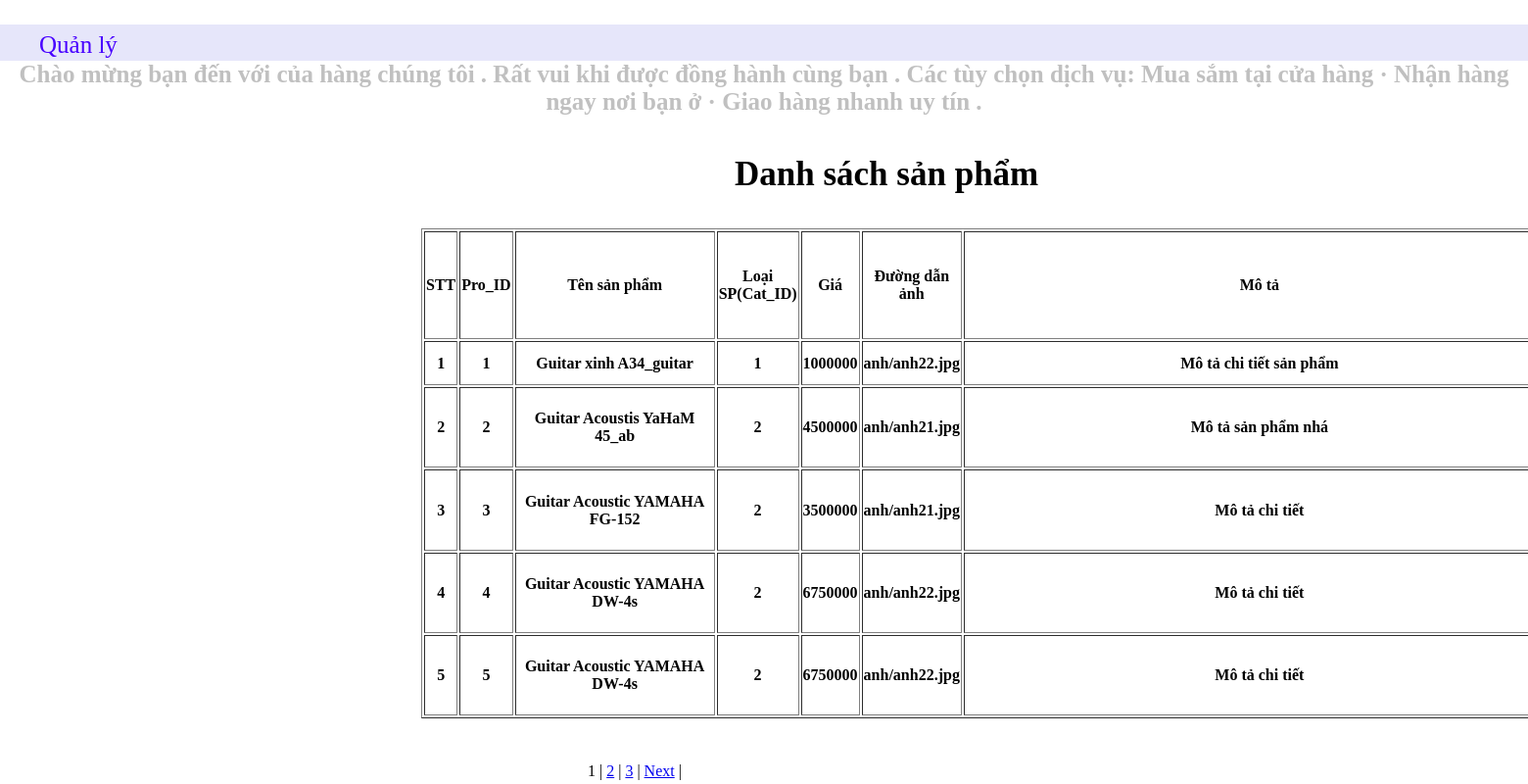
The page /View/admin/pages/Sanpham.php on the database its author committed.
### tables this page shows
CREATE TABLE `tbl_product` (
  `pro_id` int(11) NOT NULL,
  `pro_name` varchar(200) NOT NULL,
  `cat_id` int(11) NOT NULL,
  `price` int(11) NOT NULL,
  `image` varchar(200) NOT NULL,
  `description` text NOT NULL
);

### View/admin/pages/Sanpham.php (the view, shortened to what this page needs)
<!DOCTYPE html>
<html>
	<head>
	</head>
	<body>
		<div id="menu-top">
			<ul>
				<li>
					<a style="margin-top:7px;" href="">
						Quản lý
					</a>
				</li>
			</ul>
		</div>
		<div id="chu-chay">
			<marquee>Chào mừng bạn đến với của hàng chúng tôi . Rất vui khi được đồng hành cùng bạn . Các tùy chọn dịch vụ: Mua sắm tại cửa hàng · Nhận hàng ngay nơi bạn ở · Giao hàng nhanh uy tín .</marquee>
		</div>
		<div id="main">
			<h3 style="margin-left: 750px; font-size: 35px;">Danh sách sản phẩm</h3>
			<table border ="1px" style="width:350px;height: 500px;" >
			 	<tr >
			 		<th >
			 			STT
			 		</th>
			 		<th>
			 			Pro_ID
			 		</th>
			 		<th>
			 			<p style="width: 200px;">
			 				Tên sản phẩm
			 			</p>
			 		</th >
			 		<th>
			 			Loại SP(Cat_ID)
			 		</th>
			 		<th >
			 			Giá
			 		</th>
			 		<th >
			 			Đường dẫn ảnh
			 		</th>
			 		<th  >
			 			<p style="width: 600px;">
			 				Mô tả
			 			</p>
			 		</th>
			 	</tr>
			 	<?php
			 	$conn = mysqli_connect("localhost","root","","danguitar");
			 	$kq = mysqli_query($conn, 'select count(pro_id) as total from tbl_product');
			 	$rs = mysqli_fetch_assoc($kq);
			 	$total_records = $rs['total'];
			 	$current_page = isset($_GET['page']) ? $_GET['page'] : 1;
			 	$limit = 5;
			 	$total_page = ceil($total_records / $limit);
			 	$start = ($current_page - 1) * $limit;
			 	$kq = mysqli_query($conn, "SELECT * FROM tbl_product LIMIT $start, $limit");
			 	$i = 1;
			 	while ($rs = mysqli_fetch_assoc($kq)) {
			 		echo "<tr>";
			 		echo "<th>".$i."</td>";
			 		echo "<th>".$rs["pro_id"]."</td>";
			 		echo "<th>".$rs["pro_name"]."</td>";
			 		echo "<th>".$rs["cat_id"]."</td>";
			 		echo "<th>".$rs["price"]."</td>";
			 		echo "<th>".$rs["image"]."</td>";
			 		echo "<th>".$rs["description"]."</td>";
			 		echo "</tr>";
			 		$i++;
			 	}
			 	?>
			</table>
		</div>
		<div id="phantranghh">
			<?php
				for ($i = 1; $i <= $total_page; $i++){
					if ($i == $current_page){
						echo '<span>'.$i.'</span> | ';
					}
					else{
						echo '<a href="Sanpham.php?page='.$i.'">'.$i.'</a> | ';
					}
				}
				if ($current_page < $total_page && $total_page > 1){
					echo '<a href="Sanpham.php?page='.($current_page+1).'">Next</a> | ';
				}
			?>
		</div>
	</body>
</html>

### View/admin/pages/Sanpham.php (style rules this page uses)
body { width: 100%; margin: 0px auto; background: url(../../../anh/anhql.jpg); }
#menu-top { height: 40px; background:#E6E6FA; font-size:25px ; }
#menu-top ul li { list-style: none; float: left; }
#menu-top ul li a { text-decoration: none; display: block; color: #4800FF; }
#chu-chay { width: 100%; color:#C0C0C0; font-size: 25px; font-weight: bold; background: white; margin-top: -3.4px; text-align: center; }
#main { width: 1200px; height: 600px; }
#main h3 { margin-left: 600px; margin-top: 40px; }
#main table { margin-left: 430px; margin-top: 30px; }
#phantranghh { margin-left: 600px; margin-top: 20px; }

### rows shown on the page
tbl_product: pro_id "1", pro_name "Guitar xinh A34_guitar", cat "1", price "1000000", image "anh/anh22.jpg", description "Mô tả chi tiết sản phẩm"
tbl_product: pro_id "2", pro_name "Guitar Acoustis YaHaM 45_ab", cat "2", price "4500000", image "anh/anh21.jpg", description "Mô tả sản phẩm nhá"
tbl_product: pro_id "3", pro_name "Guitar Acoustic YAMAHA FG-152", cat "2", price "3500000", image "anh/anh21.jpg", description "Mô tả chi tiết"
tbl_product: pro_id "4", pro_name "Guitar Acoustic YAMAHA DW-4s", cat "2", price "6750000", image "anh/anh22.jpg", description "Mô tả chi tiết"
tbl_product: pro_id "5", pro_name "Guitar Acoustic YAMAHA DW-4s", cat "2", price "6750000", image "anh/anh22.jpg", description "Mô tả chi tiết"
